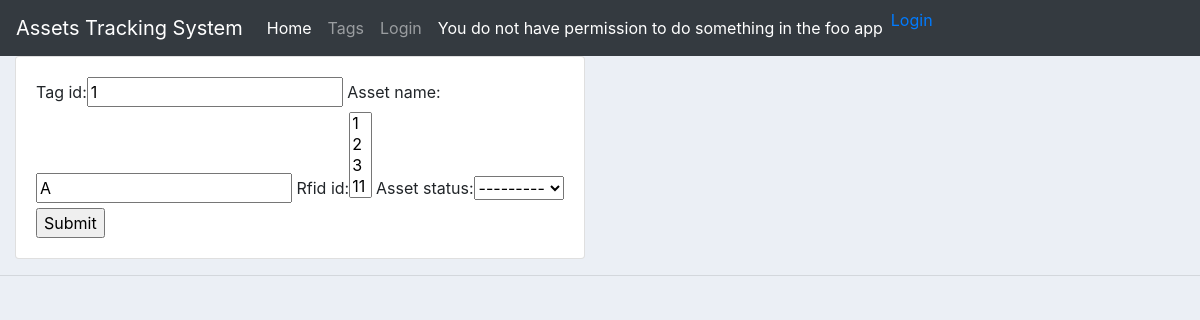
Page /updateAsset/1/ on the earlier database version.
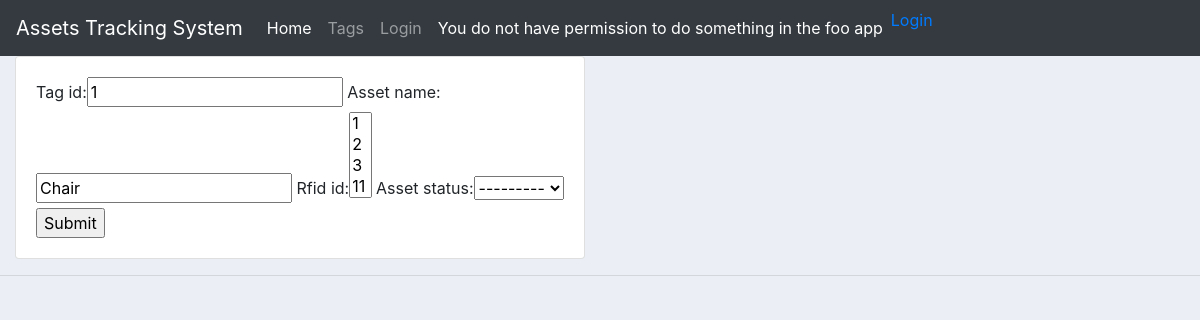
Same page on the later database version.
### assetstracking/models.py (models this page shows, shortened)
class Tag(models.Model):
    tag_id = models.IntegerField(null=True)
    asset_name = models.CharField(max_length=200, null=True)
    STATUS = (('Available','Available'),('Taken','Taken'),)
    asset_status = models.CharField(max_length=200, null=True, choices=STATUS)
    subscriber_id = models.ManyToManyField(Subscriber)
    rfid_id = models.ManyToManyField(RFID)
    asset_location = models.CharField(max_length=200, null=True)

### assetstracking/views.py (the view)
# urls.py: path('updateAsset/<str:pk>/', views.updateAsset, name="updateAsset"),
def updateAsset(request, pk):
    asset = Tag.objects.get(id=pk)
    form = AssetForm(instance=asset)
    if request.method == 'POST':
        form = AssetForm(request.POST, instance=asset)
        if form.is_valid():
            form.save()
            return redirect('/subscriber/1')
    context = {'form':form}
    return render(request, 'assetstracking/createAsset.html', context)

### assetstracking/forms.py
class AssetForm(ModelForm):
    class Meta:
        model = Tag
        fields = ['tag_id', 'asset_name', 'rfid_id', 'asset_status']

### assetstracking/models.py (called while the page is built)
    def __str__(self): return str(self.rfid_id)

### assetstracking/templates/assetstracking/createAsset.html (shortened to what this page needs)
{%  extends 'assetstracking/main.html' %}
{% load static %}
{% block content %}
<div class="row">
	<div class="col-md-6">
		<div class="card card-body">
			<form action="" method="POST">
				{{form}}
				<input type="submit" name="Submit">
			</form>
		</div>
	</div>
</div>
{% endblock %}

Differences in the rows shown:
changed Tag: asset_name "A" → "Chair"
